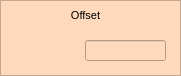
    <widget class="QFrame" name="frame_7">
     <property name="geometry">
      <rect>
       <x>90</x>
       <y>105</y>
       <width>181</width>
       <height>76</height>
      </rect>
     </property>
     <property name="styleSheet">
      <string notr="true">background-color: rgb(254, 217, 188);</string>
     </property>
     <property name="frameShape">
      <enum>QFrame::StyledPanel</enum>
     </property>
     <property name="frameShadow">
      <enum>QFrame::Raised</enum>
     </property>
     <widget class="caLineEdit" name="calineedit_25">
      <property name="geometry">
       <rect>
        <x>85</x>
        <y>40</y>
        <width>81</width>
        <height>21</height>
       </rect>
      </property>
      <property name="font">
       <font>
        <family>Sans Serif</family>
        <pointsize>11</pointsize>
       </font>
      </property>
      <property name="alignment">
       <set>Qt::AlignRight|Qt::AlignTrailing|Qt::AlignVCenter</set>
      </property>
      <property name="readOnly">
       <bool>true</bool>
      </property>
      <property name="channel" stdset="0">
       <string notr="true">$(DEVICE):dsp:amp_offset:B_mon</string>
      </property>
      <property name="foreground">
       <color>
        <red>170</red>
        <green>0</green>
        <blue>0</blue>
       </color>
      </property>
      <property name="background">
       <color>
        <red>255</red>
        <green>255</green>
        <blue>255</blue>
       </color>
      </property>
      <property name="colorMode">
       <enum>caLineEdit::Static</enum>
      </property>
      <property name="frameLineWidth" stdset="0">
       <number>1</number>
      </property>
      <property name="fontScaleMode">
       <enum>caLineEdit::WidthAndHeight</enum>
      </property>
     </widget>
     <widget class="QLabel" name="label_47">
      <property name="geometry">
       <rect>
        <x>5</x>
        <y>5</y>
        <width>161</width>
        <height>21</height>
       </rect>
      </property>
      <property name="font">
       <font>
        <pointsize>8</pointsize>
       </font>
      </property>
      <property name="text">
       <string>Offset</string>
      </property>
      <property name="alignment">
       <set>Qt::AlignCenter</set>
      </property>
     </widget>
     <widget class="caNumeric" name="canumeric_18">
      <property name="geometry">
       <rect>
        <x>5</x>
        <y>25</y>
        <width>76</width>
        <height>46</height>
       </rect>
      </property>
      <property name="integerDigits" stdset="0">
       <number>4</number>
      </property>
      <property name="decimalDigits" stdset="0">
       <number>0</number>
      </property>
      <property name="channel" stdset="0">
       <string notr="true">$(DEVICE):dsp:amp_offset:B_sp</string>
      </property>
      <property name="background">
       <color>
        <red>254</red>
        <green>217</green>
        <blue>188</blue>
       </color>
      </property>
      <property name="precisionMode">
       <enum>caNumeric::User</enum>
      </property>
      <property name="fixedFormat">
       <bool>true</bool>
      </property>
      <property name="limitsMode">
       <enum>caNumeric::Channel</enum>
      </property>
     </widget>
    </widget>
